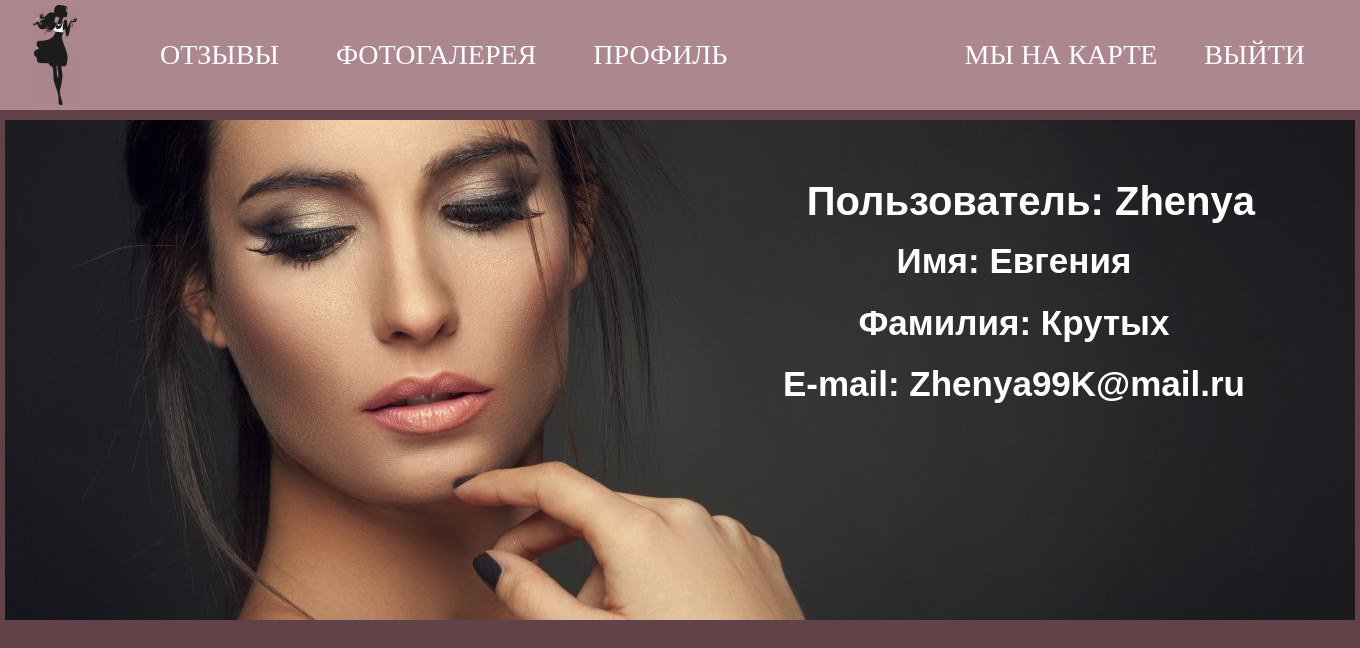
Screenshot of /user/Zhenya (signed in) with the database file from the repository.
### app/models.py (models this page shows, shortened)
class User(UserMixin, db.Model):
    id = db.Column(db.Integer, primary_key=True)
    username = db.Column(db.String(64), index=True, unique=True)
    name = db.Column(db.String(64), index=True, unique=False)
    fullname = db.Column(db.String(64), index=True, unique=False)
    telephone = db.Column(db.String(11), index=True, unique=False)
    email = db.Column(db.String(120), index=True, unique=True)
    password_hash = db.Column(db.String(128))
    posts = db.relationship('Post', backref='author', lazy='dynamic')
    def followed_posts(self):
        return Post.query.order_by(Post.timestamp.desc()).all()

### app/routes.py (the view)
@app.route('/user/<username>')
@login_required
def user(username):
    user = User.query.filter_by(username=username).first_or_404()
    posts = user.followed_posts()
    return render_template('user.html', user=user, posts=posts)

### app/models.py (called while the page is built)
@login.user_loader
def load_user(id):
    return User.query.get(int(id))

### app/templates/user.html (shortened to what this page needs)
{% extends "base.html" %}
{% block content %}
<div class="imagebanner">
	<img id = "indexFon" src="{{ url_for('static', filename='images/Image1.jpg') }}" width="1350" alt="Профиль">
    <div class="profilTitle">
        <h3><span>Пользователь: {{ user.username }}</span></h3>
    </div>
    <div class="profil">
        <h4><span>Имя: {{ user.name }}</span></h4>
        <h4><span>Фамилия: {{ user.fullname }}</span></h4>
        <h4><span>E-mail: {{ user.email }}</span></h4>
    </div>
</div>
{% endblock %}

### app/static/style.css (style rules this page uses)
body { background-color: #614248; font-family: 'Open Sans', Helvetica, Arial, Verdana, sans-serif; width: 100%; height: 100%; margin: 0px; text-align: justify; }
.imagebanner { margin: auto; text-align: center; position: relative; width: 1350px; }
.profilTitle { position: absolute; top: 40px; float: left; right: 100px; }
.profil { position: absolute; top: 100px; float: left; right: 110px; }
h3 span { text-align: center; color:#FFFFFF; font: bold 40px ChaletE, Sans-Serif; }
h4 span { text-align: center; color: #FFFFFF; font: bold 35px ChaletE, Sans-Serif; }

### rows the page displays
User: username "Zhenya", name "Евгения", fullname "Крутых", email "Zhenya99K@mail.ru"
